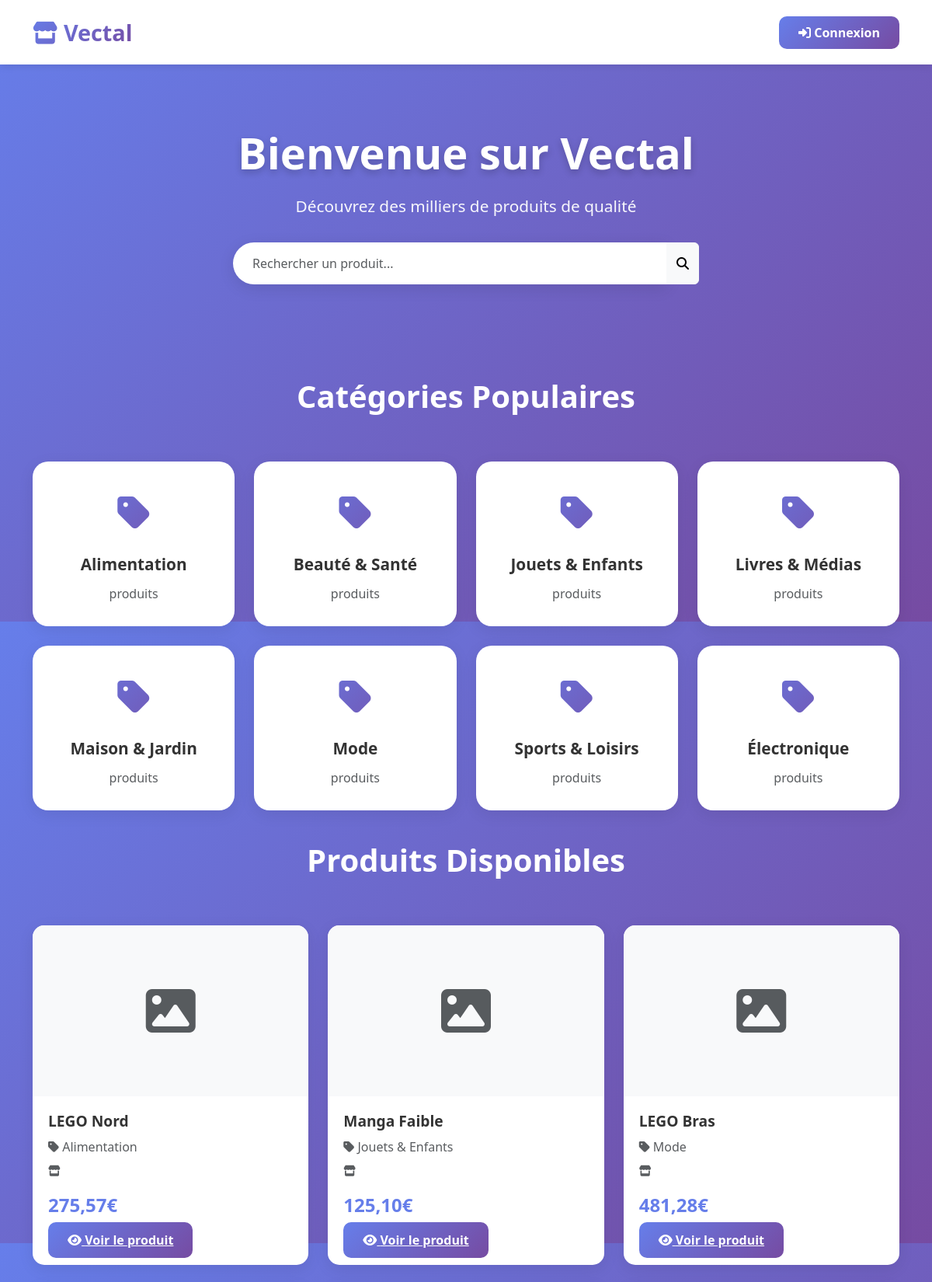
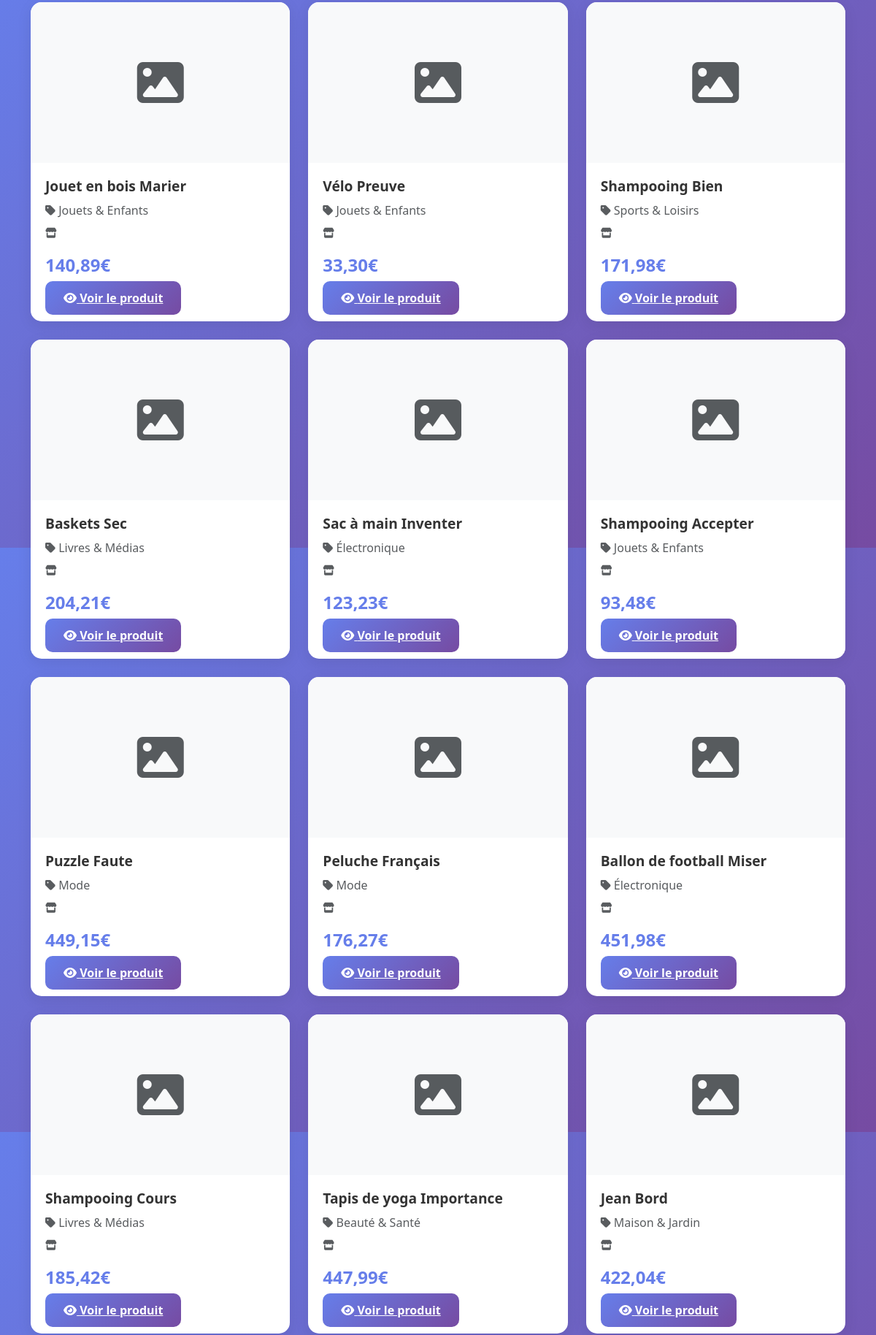
The page / (upper part) on the database its author committed (2 pictures, top to bottom).
### products/models.py (models this page shows, shortened)
class Category(models.Model):
    name = models.CharField(max_length=100, verbose_name="Nom de la catégorie")
    description = models.TextField(blank=True, verbose_name="Description")
    image = models.ImageField(upload_to='categories/', blank=True, null=True, verbose_name="Image")
    created_at = models.DateTimeField(auto_now_add=True)
    class Meta:
        verbose_name = "Catégorie"
        verbose_name_plural = "Catégories"
        ordering = ['name']

class Product(models.Model):
    vendor = models.ForeignKey(VendorProfile, on_delete=models.CASCADE, related_name='products', verbose_name="Vendeur")
    name = models.CharField(max_length=200, verbose_name="Nom du produit")
    description = models.TextField(verbose_name="Description")
    price = models.DecimalField(max_digits=10, decimal_places=2, verbose_name="Prix")
    category = models.ForeignKey(Category, on_delete=models.CASCADE, related_name='products', verbose_name="Catégorie")
    tags = models.CharField(max_length=500, blank=True, verbose_name="Étiquettes (séparées par des virgules)")
    image = models.ImageField(upload_to='products/', blank=True, null=True, verbose_name="Image principale")
    stock_quantity = models.PositiveIntegerField(default=0, verbose_name="Quantité en stock")
    is_active = models.BooleanField(default=True, verbose_name="Actif")
    created_at = models.DateTimeField(auto_now_add=True)
    updated_at = models.DateTimeField(auto_now=True)
    class Meta:
        verbose_name = "Produit"
        verbose_name_plural = "Produits"
        ordering = ['-created_at']

### ecommerce_platform/views.py (the view)
# urls.py: 2. Add a URL to urlpatterns:  path('', views.home, name='home')
def home(request):
    category_id = request.GET.get('category')
    search_query = request.GET.get('search', '')
    products = Product.objects.all()
    if category_id:
        products = products.filter(category_id=category_id)
    if search_query:
        products = products.filter(name__icontains=search_query)
    categories = Category.objects.all()
    boutiques = VendorProfile.objects.filter(is_verified=True)
    boutiques_products = []
    for vendor in boutiques:
        vendor_products = Product.objects.filter(vendor=vendor)[:5]  # 5 produits max
        boutiques_products.append({'vendor': vendor, 'products': vendor_products})
    context = {
        'products': products,
        'categories': categories,
        'selected_category': category_id,
        'search_query': search_query,
        'boutiques': boutiques,
        'boutiques_products': boutiques_products,
    }
    return render(request, 'home.html', context)

### templates/home.html (shortened to what this page needs)
<!DOCTYPE html>
<html lang="fr">
<head>
<link href="https://cdn.jsdelivr.net/npm/bootstrap@5.3.2/dist/css/bootstrap.min.css" rel="stylesheet">
<link href="https://cdnjs.cloudflare.com/ajax/libs/font-awesome/6.4.0/css/all.min.css" rel="stylesheet">
</head>
<body>
    <nav class="navbar navbar-custom navbar-expand-lg">
        <div class="container">
            <a class="navbar-brand" href="{% url 'home' %}">
                <i class="fas fa-store"></i> Vectal
            </a>
            <div class="collapse navbar-collapse justify-content-end" id="navbarNav">
                <ul class="navbar-nav align-items-center gap-3">
                    {% if user.is_authenticated %}
                        <li class="nav-item">
                            <a class="nav-link" href="{% url 'cart' %}">
                                <i class="fas fa-shopping-cart"></i> Panier
                            </a>
                        </li>
                        <li class="nav-item">
                            <a class="nav-link" href="{% if user.customerprofile %}{% url 'dashboard_customer' %}{% else %}{% url 'dashboard_vendor' %}{% endif %}">
                                <i class="fas fa-user-circle"></i> Mon compte
                            </a>
                        </li>
                        <li class="nav-item">
                            <form action="{% url 'logout' %}" method="post" style="margin:0; display:inline;">
                                {% csrf_token %}
                                <button type="submit" class="nav-link" style="background:none; border:none; cursor:pointer; color:inherit; font:inherit; padding:0.5rem 1rem;">
                                    <i class="fas fa-sign-out-alt"></i> Déconnexion
                                </button>
                            </form>
                        </li>
                    {% else %}
                        <li class="nav-item">
                            <a href="{% url 'login' %}" class="btn-login">
                                <i class="fas fa-sign-in-alt"></i> Connexion
                            </a>
                        </li>
                    {% endif %}
                </ul>
            </div>
        </div>
    </nav>
    <div class="hero-section">
        <div class="container">
            <h1 class="hero-title">Bienvenue sur Vectal</h1>
            <p class="hero-subtitle">Découvrez des milliers de produits de qualité</p>
            <div class="search-box">
                <form action="" method="get">
                    <div class="input-group">
                        <input type="text" name="search" class="form-control" placeholder="Rechercher un produit...">
                        <button class="btn btn-light" type="submit">
                            <i class="fas fa-search"></i>
                        </button>
                    </div>
                </form>
            </div>
        </div>
    </div>
    {% if categories %}
    <div class="container">
        <h2 class="section-title">Catégories Populaires</h2>
        <div class="category-grid">
            {% for category in categories %}
            <div class="category-card" onclick="window.location.href='?category={{ category.id }}'">
                <div class="category-icon">
                    <i class="fas fa-tag"></i>
                </div>
                <div class="category-name">{{ category.name }}</div>
                <div class="text-muted">{{ category.product_set.count }} produits</div>
            </div>
            {% endfor %}
        </div>
    </div>
    {% endif %}
    <div class="container">
        <h2 class="section-title">Produits Disponibles</h2>
        {% if products %}
            <div class="product-grid">
                {% for product in products %}
                <div class="product-card">
                    {% if product.image %}
                        <img src="{{ product.image.url }}" class="product-image" alt="{{ product.name }}">
                    {% else %}
                        <div class="product-image d-flex align-items-center justify-content-center" style="background: #f8f9fa;">
                            <i class="fas fa-image fa-4x text-muted"></i>
                        </div>
                    {% endif %}
                    <div class="product-body">
                        <h3 class="product-title">{{ product.name }}</h3>
                        <p class="text-muted mb-2">
                            <i class="fas fa-tag"></i> {{ product.category.name }}
                        </p>
                        <p class="text-muted small">
                            <i class="fas fa-store"></i> {{ product.vendor.shop_name }}
                        </p>
                        <div class="product-price">{{ product.price }}€</div>
                        <a href="{% url 'product_detail' product.id %}" class="btn-add-to-cart">
                            <i class="fas fa-eye"></i> Voir le produit
                        </a>
                    </div>
                </div>
                {% endfor %}
            </div>
        {% endif %}
    </div>
</body>
</html>

### templates/home.html (style rules this page uses)
body { font-family: 'Segoe UI', sans-serif; background: linear-gradient(135deg, #667eea 0%, #764ba2 100%); min-height: 100vh; }
.navbar-custom { background: white; box-shadow: 0 2px 10px rgba(0,0,0,0.1); padding: 15px 0; }
.navbar-brand { font-size: 1.8rem; font-weight: 700; background: linear-gradient(135deg, #667eea 0%, #764ba2 100%); -webkit-background-clip: text; -webkit-text-fill-color: transparent; }
.hero-section { padding: 80px 0; text-align: center; color: white; }
.hero-title { font-size: 3.5rem; font-weight: 700; margin-bottom: 20px; text-shadow: 0 4px 10px rgba(0,0,0,0.2); }
.hero-subtitle { font-size: 1.3rem; margin-bottom: 30px; opacity: 0.95; }
.search-box { max-width: 600px; margin: 0 auto 40px; }
.search-box input { border-radius: 50px; padding: 15px 25px; border: none; box-shadow: 0 5px 20px rgba(0,0,0,0.1); }
.category-grid { display: grid; grid-template-columns: repeat(auto-fit, minmax(250px, 1fr)); gap: 25px; padding: 40px 0; }
.category-card { background: white; border-radius: 20px; padding: 30px; text-align: center; transition: all 0.3s; cursor: pointer; box-shadow: 0 5px 20px rgba(0,0,0,0.08); }
.category-icon { font-size: 3rem; margin-bottom: 15px; background: linear-gradient(135deg, #667eea 0%, #764ba2 100%); -webkit-background-clip: text; -webkit-text-fill-color: transparent; }
.category-name { font-size: 1.3rem; font-weight: 700; color: #333; margin-bottom: 10px; }
.product-grid { display: grid; grid-template-columns: repeat(auto-fill, minmax(280px, 1fr)); gap: 25px; padding: 40px 0; }
.product-card { background: white; border-radius: 15px; overflow: hidden; transition: all 0.3s; box-shadow: 0 5px 20px rgba(0,0,0,0.08); }
.product-image { width: 100%; height: 220px; object-fit: cover; }
.product-body { padding: 20px; }
.product-title { font-size: 1.2rem; font-weight: 700; color: #333; margin-bottom: 10px; }
.product-price { font-size: 1.5rem; font-weight: 700; color: #667eea; margin-bottom: 15px; }
.btn-add-to-cart { background: linear-gradient(135deg, #667eea 0%, #764ba2 100%); color: white; border: none; padding: 12px 25px; border-radius: 10px; font-weight: 600; width: 100%; }
.btn-login { background: linear-gradient(135deg, #667eea 0%, #764ba2 100%); color: white; padding: 10px 25px; border-radius: 10px; text-decoration: none; font-weight: 600; }
.section-title { color: white; font-size: 2.5rem; font-weight: 700; text-align: center; margin-bottom: 20px; }

### rows shown on the page
Category: name "Alimentation"
Category: name "Beauté & Santé"
Category: name "Jouets & Enfants"
Category: name "Livres & Médias"
Category: name "Maison & Jardin"
Category: name "Mode"
Category: name "Sports & Loisirs"
Category: name "Électronique"
Product: name "LEGO Nord", category.name "Alimentation", price "275,57"
Product: name "Manga Faible", category.name "Jouets & Enfants", price "125,10"
Product: name "LEGO Bras", category.name "Mode", price "481,28"
Product: name "Jouet en bois Marier", category.name "Jouets & Enfants", price "140,89"
Product: name "Vélo Preuve", category.name "Jouets & Enfants", price "33,30"
Product: name "Shampooing Bien", category.name "Sports & Loisirs", price "171,98"
Product: name "Baskets Sec", category.name "Livres & Médias", price "204,21"
Product: name "Sac à main Inventer", category.name "Électronique", price "123,23"
Product: name "Shampooing Accepter", category.name "Jouets & Enfants", price "93,48"
Product: name "Puzzle Faute", category.name "Mode", price "449,15"
Product: name "Peluche Français", category.name "Mode", price "176,27"
Product: name "Ballon de football Miser", category.name "Électronique", price "451,98"
Product: name "Shampooing Cours", category.name "Livres & Médias", price "185,42"
Product: name "Tapis de yoga Importance", category.name "Beauté & Santé", price "447,99"
Product: name "Jean Bord", category.name "Maison & Jardin", price "422,04"
